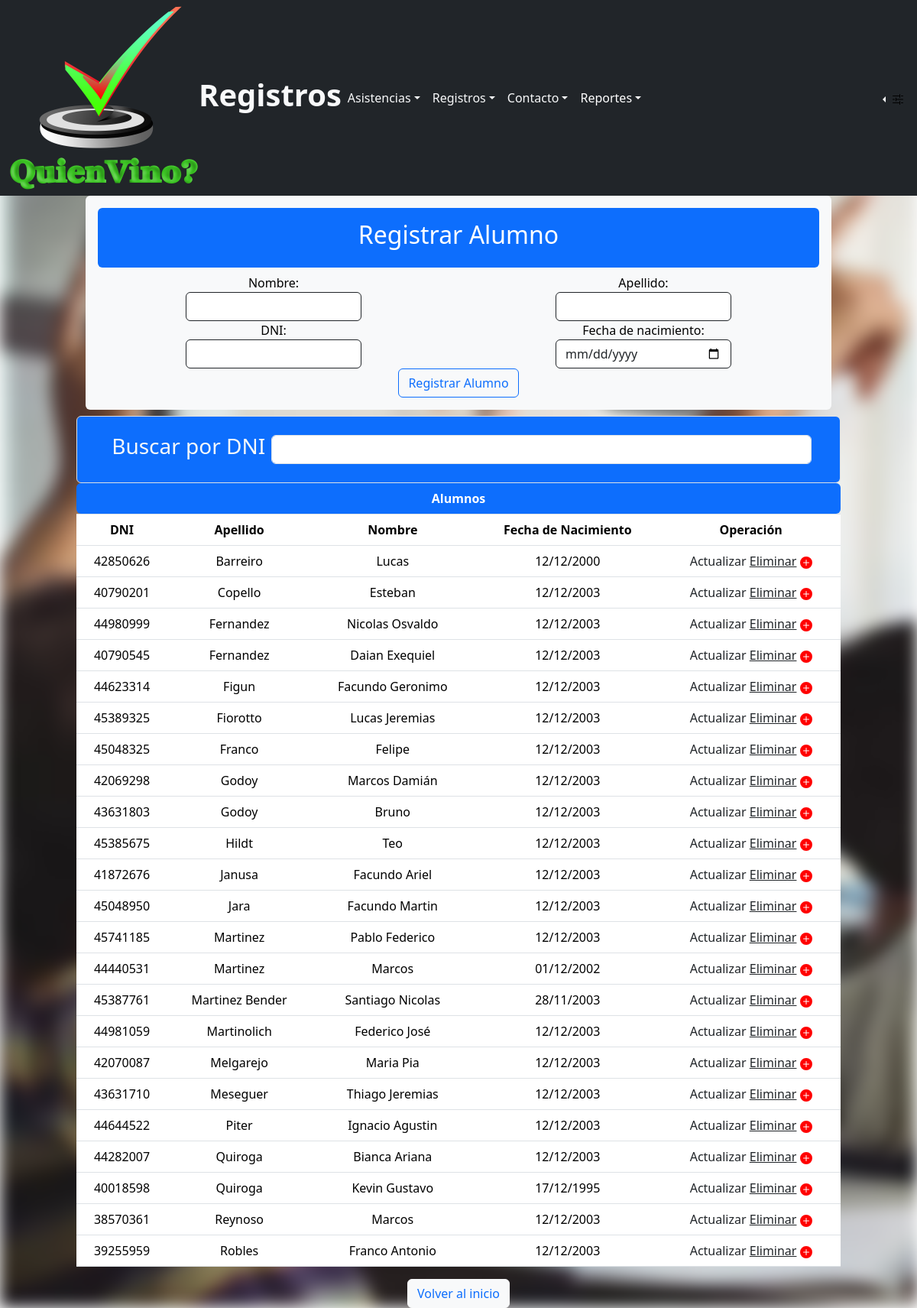
The page /ABM/Alumno/ABM_Alumno.php on the database its author committed.
### tables this page shows
CREATE TABLE IF NOT EXISTS `alumno` (
  `dni` bigint NOT NULL,
  `nombre` varchar(50) NOT NULL,
  `apellido` varchar(50) NOT NULL,
  `fecha_nacimiento` date NOT NULL,
  PRIMARY KEY (`dni`) USING BTREE
);

### BD/conn.php (called while the page is built, shortened)
<?php
class Conexion
{
  private $host = "localhost";
  private $contrasena = "";
  private $bd = "sistemaasistencia";
  private $usuario = "root";
  private $conn;
  public  function __construct()
  {
    $this->conn = new mysqli($this->host, $this->usuario, $this->contrasena, $this->bd);
  }
  public function ejecutar($consulta)
  {
    return $this->conn->query($consulta);
  }
}
?>

### Clases/Alumno.php (called while the page is built, shortened)
<?php
class Alumno extends Persona
{
  public static function listarAlumnos()
  {
    $listarAlumnos = ("SELECT * FROM alumno ORDER BY apellido ASC");
    return $listarAlumnos;
  }
  public static function verificarIngresoAsistencia($consultarDni, $trimmedDate)
  {
    $consultarAsistencia = ("SELECT * FROM alumno as al inner join asistencia as ac on al.dni=ac.dni WHERE ac.dni='$consultarDni' AND fecha_asistencia like '$trimmedDate%'");
    $conectarDB = new Conexion();
    $conectarDB->connect();
    $ejecutar = $conectarDB->ejecutar($consultarAsistencia);
    $fetchRow = $ejecutar->fetch_all();
    if ($fetchRow == NULL) {
      return False;
    } else {
      return True;
    }
  }
}
?>

### ABM/Alumno/ABM_Alumno.php (the view, shortened to what this page needs)
<?php
include("../../../QuienVino/BD/conn.php");
include("../../../QuienVino/Clases/Alumno.php");
?>
<!DOCTYPE html>
<html lang="en">
<head>
  <link rel="stylesheet" href="../../../QuienVino/Resources/css/bootstrap.min.css" />
  <link rel="stylesheet" href="../../../QuienVino/styleIndex.css">
  <link rel="stylesheet" href="../../Resources/css/sweetalert2.min.css">
</head>
<body>
  <nav class="navbar navbar-expand-sm bg-dark navbar-dark">
    <div class="container-fluid">
      <a href="../../../QuienVino/index.php">
        <div class="redondo">
          <img src="../../../QuienVino/Multimedia/logo2.png" class="logo">
        </div>
      </a>
      <div class="d-flex justify-content-end">
        <h1 class="text-light"><b>Registros</b></h1>
      </div>
      <div class="collapse navbar-collapse" id="collapsibleNavbar">
        <ul class="navbar-nav">
          <li class="nav-item dropdown">
            <a class="nav-link dropdown-toggle text-light" href="#" role="button"
              data-bs-toggle="dropdown">Asistencias</a>
          </li>
          <li class="nav-item dropdown text-light">
            <a class="nav-link dropdown-toggle text-light" href="#" role="button"
              data-bs-toggle="dropdown">Registros</a>
          </li>
          <li class="nav-item dropdown ">
            <a class="nav-link dropdown-toggle text-light" href="#" role="button" data-bs-toggle="dropdown">Contacto</a>
          </li>
          <li class="nav-item dropdown">
            <a class="nav-link dropdown-toggle" href="#" role="button" data-bs-toggle="dropdown">Reportes</a>
          </li>
        </ul>
      </div>
      <div class="nav-item dropstart">
        <a class="nav-link dropdown-toggle text-light" href="#" role="button" data-bs-toggle="dropdown"
          aria-expanded="false">
          <img src="../../../QuienVino/Multimedia/sliders2.svg" alt="" class="img-fluid config"
            style="margin-right: 5px;">
        </a>
      </div>
    </div>
  </nav>
  <div class="container col-10">
    <form class="form text-center p-3 mb-2 bg-light text-black col-12 rounded" action="Alta.php" method="POST">
      <div id="textContainer" class="d-flex justify-content-center p-3 mb-2 bg-primary text-white rounded">
        <h2 class="container__title">Registrar Alumno</h2>
      </div>
      <div class="row">
        <div class="col">
          <label for="nombre" class="container__label">Nombre:</label>
          <div class="d-flex justify-content-center"><input type="text"
              class="container__input form-control w-50 border border-dark" name="nombre" id="nombre"></div>
        </div>
        <div class="col"><label for="apellido" class="container__label">Apellido:</label>
          <div class="d-flex justify-content-center "><input type="text"
              class="container__input form-control w-50 border border-dark" name="apellido" id="apellido"></div>
        </div>
      </div>
      <div class="row">
        <div class="col">
          <label for="identificacion" class="container__label">DNI:</label>
          <div class="d-flex justify-content-center"><input type="number"
              class="container__input form-control w-50 border border-dark" name="dni" id="identificacion"></div>
        </div>
        <div class="col">
          <label for="fechado" class="container__label">Fecha de nacimiento:</label>
          <div class="d-flex justify-content-center"><input type="date"
              class="container__input form-control w-50 border border-dark" name="fechaNacimiento" id="fechado"></div>
        </div>
      </div>
      <div class="col-12 text-center">
        <input type="submit" value="Registrar Alumno" class="btn btn-outline-primary">
      </div>
    </form>
  </div>
  <div class="d-flex justify-content-center">
    <div class="col-10 text-center">
      <div class="w-100 position-relative start-0 bg-primary text-light rounded border text-center form-control">
        <div class="d-flex align-items-center justify-content-center p-3 w-100">
          <label for="dni" class="text-left round pr-5">
            <h3 class="text-light mx-2">Buscar por DNI</h3>
          </label>
          <input type="number" name="dni" id="dni" class="form-control w-75 " onkeyup="buscarFetch(this.value)"
            autofocus>
        </div>
      </div>
      <table class="table table-hover" id="vaciar">
        <thead>
          <tr>
            <th colspan="5" class="bg-primary text-white rounded">Alumnos</th>
          </tr>
          <tr>
            <th scope="col">DNI</th>
            <th scope="col">Apellido</th>
            <th scope="col">Nombre</th>
            <th scope="col">Fecha de Nacimiento</th>
            <th scope="col">Operación</th>
          </tr>
        </thead>
        <tbody>
          <?php
          $BD = new Conexion();
          $query = Alumno::listarAlumnos();
          $ejecutar = $BD->ejecutar($query);
          $listado = $ejecutar;
          if ($listado <> NULL) {
            foreach ($listado as $row) { ?>
              <tr>
                <td>
                  <?php print($row["dni"]); ?>
                </td>
                <td>
                  <?php print($row["apellido"]); ?>
                </td>
                <td>
                  <?php print($row["nombre"]); ?>
                </td>
                <td>
                  <?php
                  $originalDate = $row["fecha_nacimiento"];
                  $newDate = date("d/m/Y", strtotime($originalDate));
                  echo ($newDate);
                  ?>
                </td>
                <td><a href="../../ABM/Alumno/Modificacion.php?dni=<?php echo ($row['dni']) ?>"
                    class="link-dark table__item__modify">Actualizar</a>
                  <a onclick="alumno_eliminar(<?php echo ($row['dni']) ?>)" class="link-dark table__item__link">Eliminar</a>
                  <?php
                  $trimmedDate = date("Y-m-d");
                  $date = date("Y-m-d H:i:s");
                  $verificarFechaAsistencia = Alumno::verificarIngresoAsistencia($row['dni'], $trimmedDate);
                  if ($verificarFechaAsistencia == True) {
                    ?>
                    <img src="../../../QuienVino/Multimedia/check-all.svg" alt="">
                    <?php
                  } else {
                    ?>
                    <a href="../../ABM/Alumno/asistirAlumno.php?dni=<?php echo ($row['dni']) ?>&date=<?php print($date) ?>"
                      class="link-dark table__item__asist"><img src="../../../QuienVino/Multimedia/plus-circle-fill.svg"
                        alt="">
                      <?php
                  }
                  ?>
                </td>
              </tr>
              <?php
            }
          }
          ?>
      </tbody>
      </table>
    </div>
  </div>
  <div class="d-flex justify-content-center">
    <a href="../../../QuienVino/index.php"><button type="button" class="btn btn-light text-primary">Volver al
        inicio</button></a>
  </div>
</body>
</html>

### styleIndex.css (style rules this page uses)
body::before { filter: blur(2px); content: ""; position: absolute; height: 20%; width: 20%; background-image: url("Multimedia/ninos-escuela-levantando-mano-aula_107420-85511.png") ; background-repeat: repeat; background-size: cover; z-index: -1; -webkit-transform: scale(5); -webkit-transform-origin: top left; }
body { background-repeat: repeat; }
a:link, a:visited, a:active { text-decoration: none; color: white; }
b { text-decoration: none; }

### rows shown on the page
alumno: dni "42850626", apellido "Barreiro", nombre "Lucas", fecha_nacimiento "12/12/2000"
alumno: dni "40790201", apellido "Copello", nombre "Esteban", fecha_nacimiento "12/12/2003"
alumno: dni "44980999", apellido "Fernandez", nombre "Nicolas Osvaldo", fecha_nacimiento "12/12/2003"
alumno: dni "40790545", apellido "Fernandez", nombre "Daian Exequiel", fecha_nacimiento "12/12/2003"
alumno: dni "44623314", apellido "Figun", nombre "Facundo Geronimo", fecha_nacimiento "12/12/2003"
alumno: dni "45389325", apellido "Fiorotto", nombre "Lucas Jeremias", fecha_nacimiento "12/12/2003"
alumno: dni "45048325", apellido "Franco", nombre "Felipe", fecha_nacimiento "12/12/2003"
alumno: dni "42069298", apellido "Godoy", nombre "Marcos Damián", fecha_nacimiento "12/12/2003"
alumno: dni "43631803", apellido "Godoy", nombre "Bruno", fecha_nacimiento "12/12/2003"
alumno: dni "45385675", apellido "Hildt", nombre "Teo", fecha_nacimiento "12/12/2003"
alumno: dni "41872676", apellido "Janusa", nombre "Facundo Ariel", fecha_nacimiento "12/12/2003"
alumno: dni "45048950", apellido "Jara", nombre "Facundo Martin", fecha_nacimiento "12/12/2003"
alumno: dni "45741185", apellido "Martinez", nombre "Pablo Federico", fecha_nacimiento "12/12/2003"
alumno: dni "44440531", apellido "Martinez", nombre "Marcos", fecha_nacimiento "01/12/2002"
alumno: dni "45387761", apellido "Martinez Bender", nombre "Santiago Nicolas", fecha_nacimiento "28/11/2003"
alumno: dni "44981059", apellido "Martinolich", nombre "Federico José", fecha_nacimiento "12/12/2003"
alumno: dni "42070087", apellido "Melgarejo", nombre "Maria Pia", fecha_nacimiento "12/12/2003"
alumno: dni "43631710", apellido "Meseguer", nombre "Thiago Jeremias", fecha_nacimiento "12/12/2003"
alumno: dni "44644522", apellido "Piter", nombre "Ignacio Agustin", fecha_nacimiento "12/12/2003"
alumno: dni "44282007", apellido "Quiroga", nombre "Bianca Ariana", fecha_nacimiento "12/12/2003"
alumno: dni "40018598", apellido "Quiroga", nombre "Kevin Gustavo", fecha_nacimiento "17/12/1995"
alumno: dni "38570361", apellido "Reynoso", nombre "Marcos", fecha_nacimiento "12/12/2003"
alumno: dni "39255959", apellido "Robles", nombre "Franco Antonio", fecha_nacimiento "12/12/2003"
